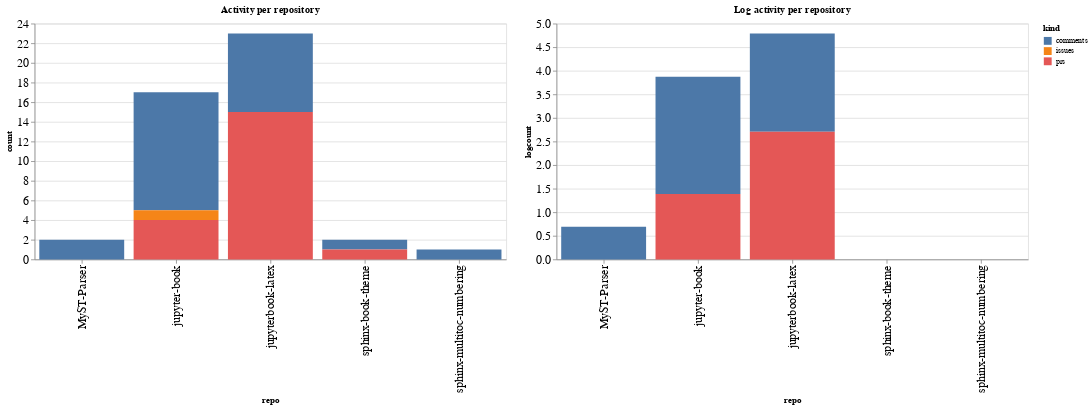

Notebook cell for this chart:
### Code cell
ch1 = alt.Chart(repo_summaries, width=600, title="Activity per repository").mark_bar().encode(
    x='repo',
    y='count',
    color='kind',
    tooltip="kind"
)

ch2 = alt.Chart(repo_summaries, width=600, title="Log activity per repository").mark_bar().encode(
    x='repo',
    y='logcount',
    color='kind',
    tooltip="kind"
)

ch1 | ch2

### Figure 1 — Vega-Lite specification as saved in the notebook (floating-point values rounded to 4 significant figures)
{"config": {"axisLeft": {"labelFontSize": 15}, "axisBottom": {"labelFontSize": 15}}, "hconcat": [{"mark": "bar", "encoding": {"color": {"type": "nominal", "field": "kind"}, "tooltip": {"type": "nominal", "field": "kind"}, "x": {"type": "nominal", "field": "repo"}, "y": {"type": "quantitative", "field": "count"}}, "title": "Activity per repository", "width": 600}, {"mark": "bar", "encoding": {"color": {"type": "nominal", "field": "kind"}, "tooltip": {"type": "nominal", "field": "kind"}, "x": {"type": "nominal", "field": "repo"}, "y": {"type": "quantitative", "field": "logcount"}}, "title": "Log activity per repository", "width": 600}], "data": {"name": "data-184fd709f1ec281a03aa4fc940788899"}, "$schema": "https://vega.github.io/schema/vega-lite/v4.8.1.json", "datasets": {"data-184fd709f1ec281a03aa4fc940788899": [{"repo": "MyST-Parser", "kind": "comments", "count": 2, "logcount": 0.6931}, {"repo": "jupyter-book", "kind": "comments", "count": 12, "logcount": 2.485}, {"repo": "jupyter-book", "kind": "issues", "count": 1, "logcount": 0.0}, {"repo": "jupyter-book", "kind": "prs", "count": 4, "logcount": 1.386}, {"repo": "jupyterbook-latex", "kind": "comments", "count": 8, "logcount": 2.079}, {"repo": "jupyterbook-latex", "kind": "prs", "count": 15, "logcount": 2.708}, {"repo": "sphinx-book-theme", "kind": "comments", "count": 1, "logcount": 0.0}, {"repo": "sphinx-book-theme", "kind": "prs", "count": 1, "logcount": 0.0}, {"repo": "sphinx-multitoc-numbering", "kind": "comments", "count": 1, "logcount": 0.0}]}}
